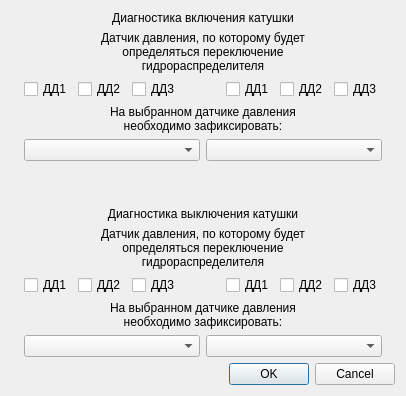
<?xml version="1.0" encoding="UTF-8"?>
<ui version="4.0">
 <class>StandParams</class>
 <widget class="QWidget" name="StandParams">
  <property name="geometry">
   <rect>
    <x>0</x>
    <y>0</y>
    <width>1016</width>
    <height>663</height>
   </rect>
  </property>
  <property name="sizePolicy">
   <sizepolicy hsizetype="Fixed" vsizetype="Fixed">
    <horstretch>0</horstretch>
    <verstretch>0</verstretch>
   </sizepolicy>
  </property>
  <property name="windowTitle">
   <string>Методика диагностики работоспособности катушки управления</string>
  </property>
  <property name="autoFillBackground">
   <bool>false</bool>
  </property>
  <layout class="QVBoxLayout" name="verticalLayout">
   <property name="sizeConstraint">
    <enum>QLayout::SetFixedSize</enum>
   </property>
   <item>
    <widget class="QLabel" name="l_Header1">
     <property name="sizePolicy">
      <sizepolicy hsizetype="Preferred" vsizetype="Minimum">
       <horstretch>0</horstretch>
       <verstretch>0</verstretch>
      </sizepolicy>
     </property>
     <property name="text">
      <string>Диагностика включения катушки</string>
     </property>
     <property name="textFormat">
      <enum>Qt::AutoText</enum>
     </property>
     <property name="alignment">
      <set>Qt::AlignHCenter|Qt::AlignTop</set>
     </property>
     <property name="wordWrap">
      <bool>true</bool>
     </property>
    </widget>
   </item>
   <item>
    <layout class="QGridLayout" name="gridLayout">
     <item row="0" column="0">
      <widget class="QLabel" name="l_tl">
       <property name="sizePolicy">
        <sizepolicy hsizetype="Preferred" vsizetype="Preferred">
         <horstretch>0</horstretch>
         <verstretch>0</verstretch>
        </sizepolicy>
       </property>
       <property name="text">
        <string/>
       </property>
       <property name="pixmap">
        <pixmap>img/1(250x300).png</pixmap>
       </property>
       <property name="scaledContents">
        <bool>true</bool>
       </property>
      </widget>
     </item>
     <item row="0" column="1">
      <layout class="QVBoxLayout" name="verticalLayout_2">
       <item>
        <widget class="QLabel" name="l_h1t">
         <property name="text">
          <string>Датчик давления, по которому будет
определяться переключение
гидрораспределителя</string>
         </property>
         <property name="scaledContents">
          <bool>false</bool>
         </property>
         <property name="alignment">
          <set>Qt::AlignCenter</set>
         </property>
        </widget>
       </item>
       <item>
        <layout class="QHBoxLayout" name="horizontalLayout">
         <item>
          <widget class="QCheckBox" name="DD1A_ON">
           <property name="text">
            <string>ДД1</string>
           </property>
          </widget>
         </item>
         <item>
          <widget class="QCheckBox" name="DD2A_ON">
           <property name="text">
            <string>ДД2</string>
           </property>
          </widget>
         </item>
         <item>
          <widget class="QCheckBox" name="DD3A_ON">
           <property name="text">
            <string>ДД3</string>
           </property>
          </widget>
         </item>
         <item>
          <spacer name="horizontalSpacer">
           <property name="orientation">
            <enum>Qt::Horizontal</enum>
           </property>
           <property name="sizeHint" stdset="0">
            <size>
             <width>40</width>
             <height>20</height>
            </size>
           </property>
          </spacer>
         </item>
         <item>
          <widget class="QCheckBox" name="DD1B_ON">
           <property name="text">
            <string>ДД1</string>
           </property>
          </widget>
         </item>
         <item>
          <widget class="QCheckBox" name="DD2B_ON">
           <property name="text">
            <string>ДД2</string>
           </property>
          </widget>
         </item>
         <item>
          <widget class="QCheckBox" name="DD3B_ON">
           <property name="text">
            <string>ДД3</string>
           </property>
          </widget>
         </item>
        </layout>
       </item>
       <item>
        <widget class="QLabel" name="l_h2t">
         <property name="text">
          <string>На выбранном датчике давления 
необходимо зафиксировать:</string>
         </property>
         <property name="alignment">
          <set>Qt::AlignCenter</set>
         </property>
        </widget>
       </item>
       <item>
        <layout class="QHBoxLayout" name="horizontalLayout_2">
         <item>
          <widget class="QComboBox" name="OnDynamic_1">
           <property name="currentIndex">
            <number>-1</number>
           </property>
           <item>
            <property name="text">
             <string>Уменьшение давления</string>
            </property>
           </item>
           <item>
            <property name="text">
             <string>Увеличение давления</string>
            </property>
           </item>
          </widget>
         </item>
         <item>
          <widget class="QComboBox" name="OnDynamic_2">
           <property name="currentIndex">
            <number>-1</number>
           </property>
           <item>
            <property name="text">
             <string>Уменьшение давления</string>
            </property>
           </item>
           <item>
            <property name="text">
             <string>Увеличение давления</string>
            </property>
           </item>
          </widget>
         </item>
        </layout>
       </item>
      </layout>
     </item>
     <item row="0" column="3">
      <widget class="QLabel" name="l_tr">
       <property name="enabled">
        <bool>true</bool>
       </property>
       <property name="sizePolicy">
        <sizepolicy hsizetype="Preferred" vsizetype="Preferred">
         <horstretch>0</horstretch>
         <verstretch>0</verstretch>
        </sizepolicy>
       </property>
       <property name="text">
        <string/>
       </property>
       <property name="pixmap">
        <pixmap>img/1(250x300).png</pixmap>
       </property>
       <property name="scaledContents">
        <bool>true</bool>
       </property>
      </widget>
     </item>
    </layout>
   </item>
   <item>
    <spacer name="verticalSpacer">
     <property name="orientation">
      <enum>Qt::Vertical</enum>
     </property>
     <property name="sizeHint" stdset="0">
      <size>
       <width>20</width>
       <height>40</height>
      </size>
     </property>
    </spacer>
   </item>
   <item>
    <widget class="QLabel" name="l_Header2">
     <property name="sizePolicy">
      <sizepolicy hsizetype="Preferred" vsizetype="Minimum">
       <horstretch>0</horstretch>
       <verstretch>0</verstretch>
      </sizepolicy>
     </property>
     <property name="frameShadow">
      <enum>QFrame::Plain</enum>
     </property>
     <property name="text">
      <string>Диагностика выключения катушки</string>
     </property>
     <property name="alignment">
      <set>Qt::AlignHCenter|Qt::AlignTop</set>
     </property>
    </widget>
   </item>
   <item>
    <layout class="QGridLayout" name="gridLayout_2">
     <item row="0" column="0">
      <widget class="QLabel" name="l_bl">
       <property name="sizePolicy">
        <sizepolicy hsizetype="Preferred" vsizetype="Preferred">
         <horstretch>0</horstretch>
         <verstretch>0</verstretch>
        </sizepolicy>
       </property>
       <property name="text">
        <string/>
       </property>
       <property name="pixmap">
        <pixmap>img/1(250x300).png</pixmap>
       </property>
       <property name="scaledContents">
        <bool>true</bool>
       </property>
      </widget>
     </item>
     <item row="0" column="1">
      <layout class="QVBoxLayout" name="verticalLayout_3">
       <item>
        <widget class="QLabel" name="l_h1b">
         <property name="text">
          <string>Датчик давления, по которому будет
определяться переключение
гидрораспределителя</string>
         </property>
         <property name="alignment">
          <set>Qt::AlignCenter</set>
         </property>
        </widget>
       </item>
       <item>
        <layout class="QHBoxLayout" name="horizontalLayout_3">
         <item>
          <widget class="QCheckBox" name="DD1A_OFF">
           <property name="text">
            <string>ДД1</string>
           </property>
          </widget>
         </item>
         <item>
          <widget class="QCheckBox" name="DD2A_OFF">
           <property name="text">
            <string>ДД2</string>
           </property>
          </widget>
         </item>
         <item>
          <widget class="QCheckBox" name="DD3A_OFF">
           <property name="text">
            <string>ДД3</string>
           </property>
          </widget>
         </item>
         <item>
          <spacer name="horizontalSpacer_3">
           <property name="orientation">
            <enum>Qt::Horizontal</enum>
           </property>
           <property name="sizeHint" stdset="0">
            <size>
             <width>40</width>
             <height>20</height>
            </size>
           </property>
          </spacer>
         </item>
         <item>
          <widget class="QCheckBox" name="DD1B_OFF">
           <property name="text">
            <string>ДД1</string>
           </property>
          </widget>
         </item>
         <item>
          <widget class="QCheckBox" name="DD2B_OFF">
           <property name="text">
            <string>ДД2</string>
           </property>
          </widget>
         </item>
         <item>
          <widget class="QCheckBox" name="DD3B_OFF">
           <property name="text">
            <string>ДД3</string>
           </property>
          </widget>
         </item>
        </layout>
       </item>
       <item>
        <widget class="QLabel" name="l_h2b">
         <property name="text">
          <string>На выбранном датчике давления 
необходимо зафиксировать:</string>
         </property>
         <property name="alignment">
          <set>Qt::AlignCenter</set>
         </property>
        </widget>
       </item>
       <item>
        <layout class="QHBoxLayout" name="horizontalLayout_4">
         <item>
          <widget class="QComboBox" name="OffDynamic_1">
           <property name="currentIndex">
            <number>-1</number>
           </property>
           <item>
            <property name="text">
             <string>Уменьшение давления</string>
            </property>
           </item>
           <item>
            <property name="text">
             <string>Увеличение давления</string>
            </property>
           </item>
          </widget>
         </item>
         <item>
          <widget class="QComboBox" name="OffDynamic_2">
           <property name="currentIndex">
            <number>-1</number>
           </property>
           <item>
            <property name="text">
             <string>Уменьшение давления</string>
            </property>
           </item>
           <item>
            <property name="text">
             <string>Увеличение давления</string>
            </property>
           </item>
          </widget>
         </item>
        </layout>
       </item>
      </layout>
     </item>
     <item row="0" column="2">
      <widget class="QLabel" name="l_br">
       <property name="sizePolicy">
        <sizepolicy hsizetype="Preferred" vsizetype="Preferred">
         <horstretch>0</horstretch>
         <verstretch>0</verstretch>
        </sizepolicy>
       </property>
       <property name="text">
        <string/>
       </property>
       <property name="pixmap">
        <pixmap>img/2(250x300).png</pixmap>
       </property>
       <property name="scaledContents">
        <bool>true</bool>
       </property>
      </widget>
     </item>
    </layout>
   </item>
   <item>
    <widget class="QDialogButtonBox" name="buttonBox">
     <property name="standardButtons">
      <set>QDialogButtonBox::Cancel|QDialogButtonBox::Ok</set>
     </property>
    </widget>
   </item>
  </layout>
 </widget>
 <resources/>
 <connections/>
</ui>
